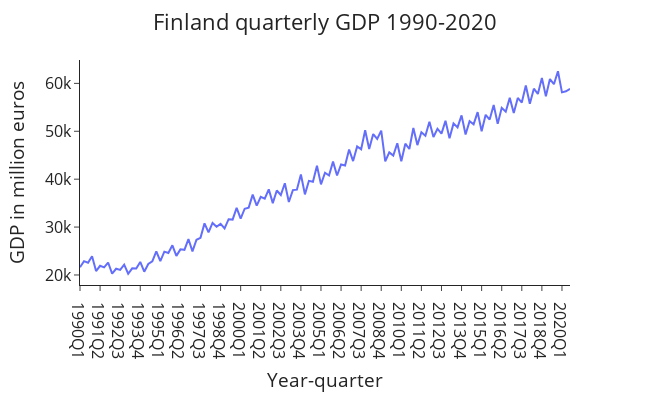

Notebook code cell kept with this figure:
### Markdown cell above
## Create a plotting function for GDP data

### Code cell
def plotting(title, data, x, y, x_label, y_label):
    """General function to plot the GDP data."""
    fig = px.line(data, x=data[x], y=data[y], labels={x: x_label, y: y_label})

    fig.update_layout(template='simple_white', font=dict(size=16),
                      title_text=title, width=650,
                      title_x=0.5, height=400)

    fig.show()
    

# Plot the airline passenger data
plotting(title='Finland quarterly GDP 1990-2020', data=data, x='Year-quarter',
         y='GDP', x_label='Year-quarter', y_label='GDP in million euros')

### Figure 1 — Plotly figure (JSON) as saved in the notebook; plotly's stock layout.template omitted (floating-point values rounded to 4 significant figures)
{"data": [{"hovertemplate": "Year-quarter=%{x}<br>GDP in million euros=%{y}<extra></extra>", "legendgroup": "", "line": {"color": "#636efa", "dash": "solid"}, "marker": {"symbol": "circle"}, "mode": "lines", "name": "", "orientation": "v", "showlegend": false, "type": "scatter", "x": ["1990Q1", "1990Q2", "1990Q3", "1990Q4", "1991Q1", "1991Q2", "1991Q3", "1991Q4", "1992Q1", "1992Q2", "1992Q3", "1992Q4", "1993Q1", "1993Q2", "1993Q3", "1993Q4", "1994Q1", "1994Q2", "1994Q3", "1994Q4", "1995Q1", "1995Q2", "1995Q3", "1995Q4", "1996Q1", "1996Q2", "1996Q3", "1996Q4", "1997Q1", "1997Q2", "1997Q3", "1997Q4", "1998Q1", "1998Q2", "1998Q3", "1998Q4", "1999Q1", "1999Q2", "1999Q3", "1999Q4", "2000Q1", "2000Q2", "2000Q3", "2000Q4", "2001Q1", "2001Q2", "2001Q3", "2001Q4", "2002Q1", "2002Q2", "2002Q3", "2002Q4", "2003Q1", "2003Q2", "2003Q3", "2003Q4", "2004Q1", "2004Q2", "2004Q3", "2004Q4", "2005Q1", "2005Q2", "2005Q3", "2005Q4", "2006Q1", "2006Q2", "2006Q3", "2006Q4", "2007Q1", "2007Q2", "2007Q3", "2007Q4", "2008Q1", "2008Q2", "2008Q3", "2008Q4", "2009Q1", "2009Q2", "2009Q3", "2009Q4", "2010Q1", "2010Q2", "2010Q3", "2010Q4", "2011Q1", "2011Q2", "2011Q3", "2011Q4", "2012Q1", "2012Q2", "2012Q3", "2012Q4", "2013Q1", "2013Q2", "2013Q3", "2013Q4", "2014Q1", "2014Q2", "2014Q3", "2014Q4", "2015Q1", "2015Q2", "2015Q3", "2015Q4", "2016Q1", "2016Q2", "2016Q3", "2016Q4", "2017Q1", "2017Q2", "2017Q3", "2017Q4", "2018Q1", "2018Q2", "2018Q3", "2018Q4", "2019Q1", "2019Q2", "2019Q3", "2019Q4", "2020Q1", "2020Q2", "2020Q3"], "xaxis": "x", "y": [21613, 22885, 22547, 23914, 20809, 21915, 21578, 22597, 20289, 21296, 21048, 22149, 20254, 21380, 21354, 22720, 20683, 22281, 22837, 24948, 22885, 24872, 24598, 26194, 23992, 25345, 25246, 27500, 24931, 27345, 27763, 30768, 28875, 30866, 30062, 30671, 29704, 31639, 31557, 34016, 31770, 33827, 34062, 36783, 34472, 36331, 35933, 37892, 34994, 37641, 36700, 39151, 35230, 37723, 37814, 40982, 36823, 39657, 39474, 42804, 38918, 41339, 40768, 43662, 40762, 43081, 42851, 46203, 43781, 46844, 46233, 50214, 46293, 49424, 48396, 50152, 43734, 45597, 44919, 47497, 43728, 47414, 46305, 50696, 47120, 49807, 49074, 51997, 48811, 50536, 49508, 52182, 48547, 51645, 50814, 53315, 49332, 52112, 51458, 53995, 50015, 53438, 52437, 55495, 51549, 54896, 54096, 56977, 53794, 56960, 56001, 59546, 55756, 58885, 57797, 61153, 57294, 60896, 59836, 62535, 58132, 58359, 58865], "yaxis": "y"}], "layout": {"font": {"size": 16}, "height": 400, "legend": {"tracegroupgap": 0}, "margin": {"t": 60}, "title": {"text": "Finland quarterly GDP 1990-2020", "x": 0.5}, "width": 650, "xaxis": {"anchor": "y", "domain": [0, 1], "title": {"text": "Year-quarter"}}, "yaxis": {"anchor": "x", "domain": [0, 1], "title": {"text": "GDP in million euros"}}}}
